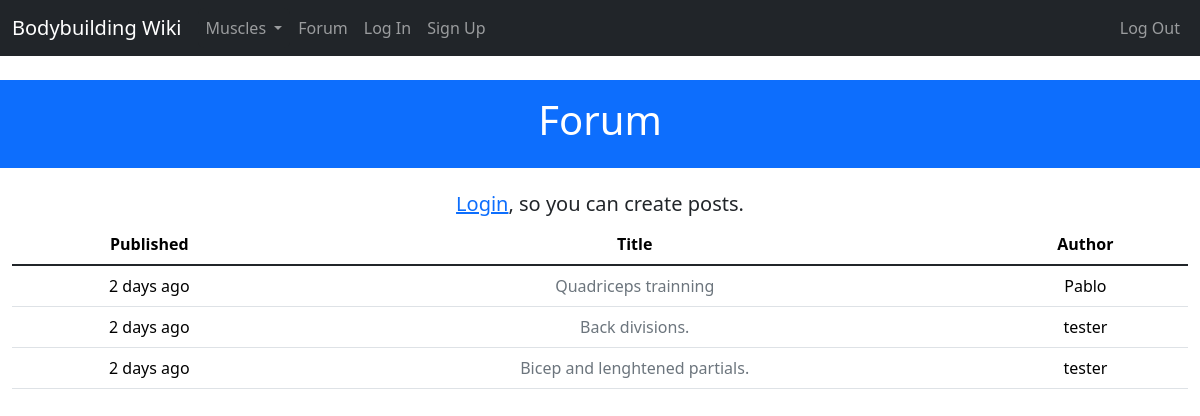
/forum, run on an earlier commit of the app's database.
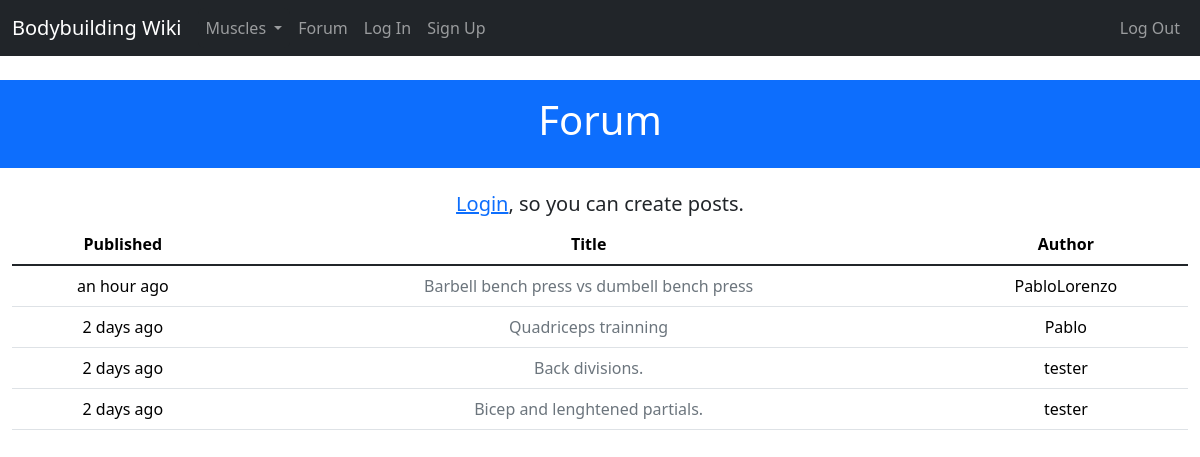
And on a later commit of the database.
### project/forum/models.py (models this page shows)
class Post(db.Model):
 __tablename__ = 'posts'
 id = db.Column(db.Integer, primary_key=True)
 title = db.Column(db.String(50))
 body = db.Column(db.Text)
 timestamp = db.Column(db.DateTime, index=True, default=datetime.utcnow)
 author_id = db.Column(db.Integer, db.ForeignKey('users.id'))
 comments = db.Relationship('Comment', backref='post', lazy='dynamic')

### project/models.py (models this page shows, shortened)
class User(UserMixin, db.Model):
    __tablename__ = 'users'
    id = db.Column(db.Integer, primary_key=True)
    username = db.Column(db.String(64), unique=True, index=True)
    email = db.Column(db.String(64), unique=True, index=True)
    role_id = db.Column(db.Integer, db.ForeignKey('roles.id'))
    name = db.Column(db.String(64))
    location = db.Column(db.String(64))
    about_me = db.Column(db.Text())
    member_since = db.Column(db.DateTime(), default=datetime.utcnow) # datetime.utcnow is missing the () at the end. This is because the default argument in db.Column() can take a function as a value.
    last_seen = db.Column(db.DateTime(), default=datetime.utcnow)
    password_hash = db.Column(db.String(128))
    posts = db.relationship('Post', backref='author', lazy='dynamic')
    comments = db.relationship('Comment', backref='author', lazy='dynamic')
    papers_saved = db.relationship('PaperSaved', lazy='dynamic')
    def can(self, perm):
        return self.role is not None and self.role.has_permission(perm)
    @property
    def password(self):
        raise AttributeError('password is not a readable attribute')

### project/forum/views.py (the view)
@forum.route('')
def index():
    posts = Post.query.order_by(Post.timestamp.desc()).all()
    return render_template('forum/index.html', posts=posts)

### project/main/__init__.py (called while the page is built)
@main.app_context_processor
def inject_user():
    return dict(user=current_user or None)

@main.app_context_processor
def inject_permissions():
    return dict(Permission=Permission)

@main.app_context_processor
def inject_muscles():
    return dict(muscles=Muscle.query.all())

### project/models.py (called while the page is built)
    def can(self, permissions):
        return False

### project/templates/forum/index.html (shortened to what this page needs)
{% extends 'base.html' %}
{% block header %}Forum{% endblock header %}
{% block content %}
{% if user.can(Permission.WRITE) %}
    <h5 class="text-center">Have something to discuss? <a href="{{ url_for('forum.post_create') }}"> create a post </a></h2>
{% else %}
<h5 class="text-center"><a href="{{ url_for('auth.login') }}">Login</a>, so you can create posts.</h5>
{% endif %}
<table class="table table-hover">
    <thead class="text-center">
        <th scope="col">Published</th>
        <th scope="col">Title</th>
        <th scope="col">Author</th>
    </thead>
    <tbody class="table-group-divider text-center">
        {% for post in posts %}
        <tr scope="row">
            <td>{{ moment(post.timestamp).fromNow() }}</td>
            <td><a href="{{ url_for('forum.post_read', id=post.id) }}"
                class="link-secondary link-offset-2 link-underline-opacity-0 link-underline-opacity-100-hover">{{post.title}}</a></td>
            <td>{{post.author.username}}</td>
        </tr>
        {% endfor %}
    </tbody>
</table>
{% endblock content %}

### project/templates/base.html (shortened to what this page needs)
<!DOCTYPE html>
<html lang="en">
  <head>
    <link href="https://cdn.jsdelivr.net/npm/bootstrap@5.3.2/dist/css/bootstrap.min.css" rel="stylesheet">
    <link href="{{ url_for('static', filename='css/arnold.css' )}}" rel="stylesheet">
  </head>
  <body>
    {% block navbar %}
      <nav class="navbar navbar-expand-lg navbar-dark bg-dark">
        <div class="container-fluid">
                <a class="navbar-brand" href="{{url_for('main.index')}}">Bodybuilding Wiki</a>
            <div class="collapse navbar-collapse" id="navbarCollapse">
                <ul class="navbar-nav me-auto mb-2 mb-md-0">
                    <li class="nav-item">
                        <div class="dropdown">
                            <a class=" nav-link btn btn-dark dropdown-toggle bg-dark" href="#" role="button" data-bs-toggle="dropdown" aria-expanded="false">
                              Muscles
                            </a>
                          </div>
                    </li>
                    <li class="nav-item">
                        <a class="nav-link" href="{{ url_for('forum.index') }}">Forum</a>
                    </li>
                    {% if user.is_authenticated %}
                    <li class="nav-item">
                        <a class="nav-link" href="{{ url_for('main.user_detail', username=current_user.username) }}">
                        Profile
                        </a>
                    </li>
                    <li class="nav-item">
                        <a class="nav-link" href="{{ url_for('search.my_papers') }}">Saved articles</a>
                    </li>
                    {% else %}
                    <li class="nav-item">
                        <a class="nav-link" href="{{url_for('auth.login')}}">Log In</a>
                    </li>
                    <li class="nav-item">
                        <a class="nav-link" href="{{url_for('auth.signup')}}">Sign Up</a>
                    </li>
                    {% endif %}
                </ul>
                <ul class="navbar-nav  justify-content-end">
                    <li class="nav-item justify-content-end">
                        <a class="nav-link " href="{{url_for('auth.logout')}}">Log Out</a>
                    </li>
                </ul>
            </div>
        </div>
    </nav>
  {% endblock navbar %}
  <div class="container-fluid bg-primary mt-4 text-white py-3 text-center">
      <h1 class="display-6">{% block header %}Bodybuilding Wiki{% endblock header %}</h1>
  </div>
  <div class="container-fluid mt-4">
        {% block content %}
        {% endblock content %}
  </div>
  </body>
</html>

What changed in the data, as far as the page shows it:
added Post: timestamp "an hour ago", title "Barbell bench press vs dumbell bench press", author.username "PabloLorenzo"
